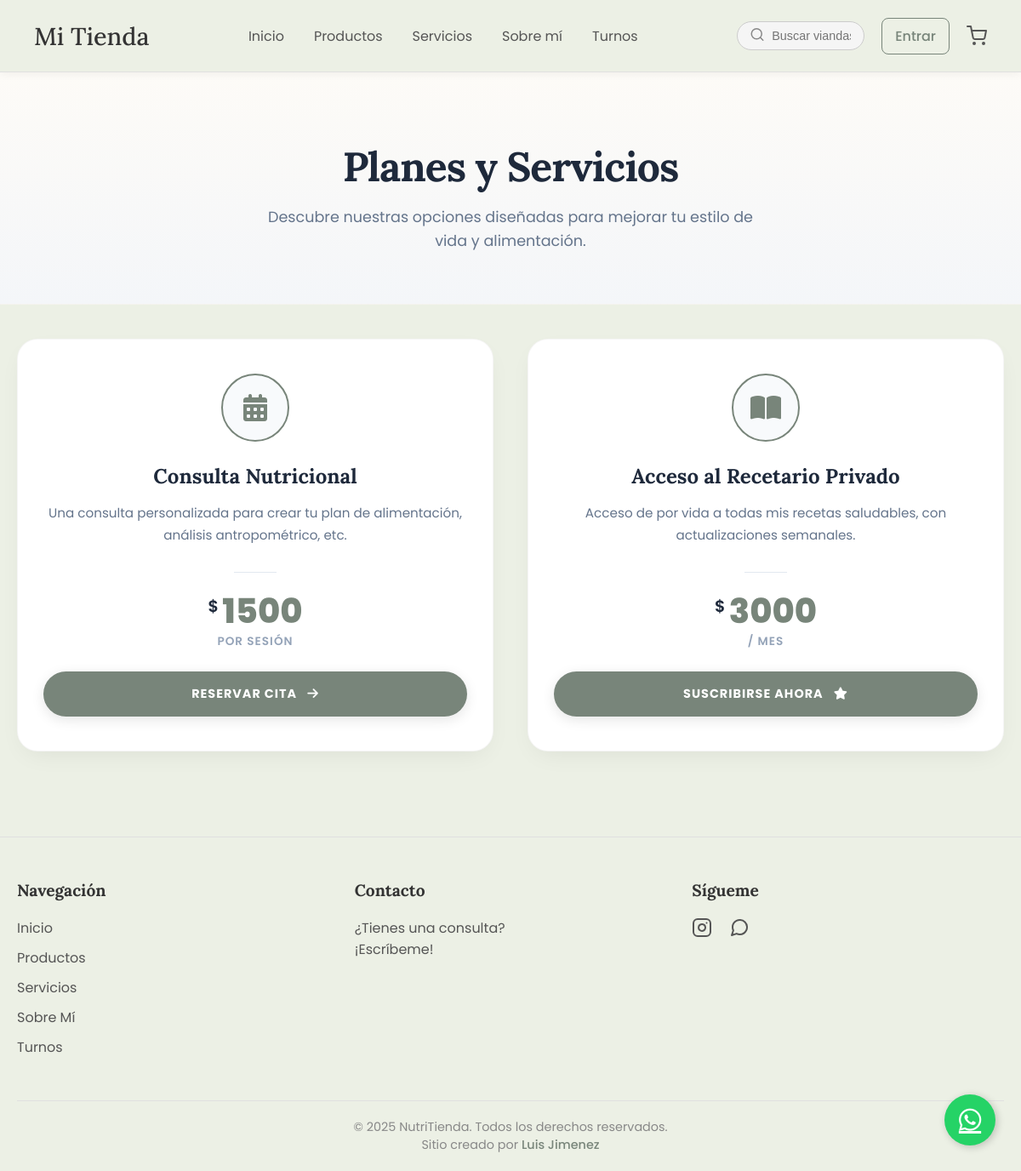
The page /servicios/ on the database as committed earlier.
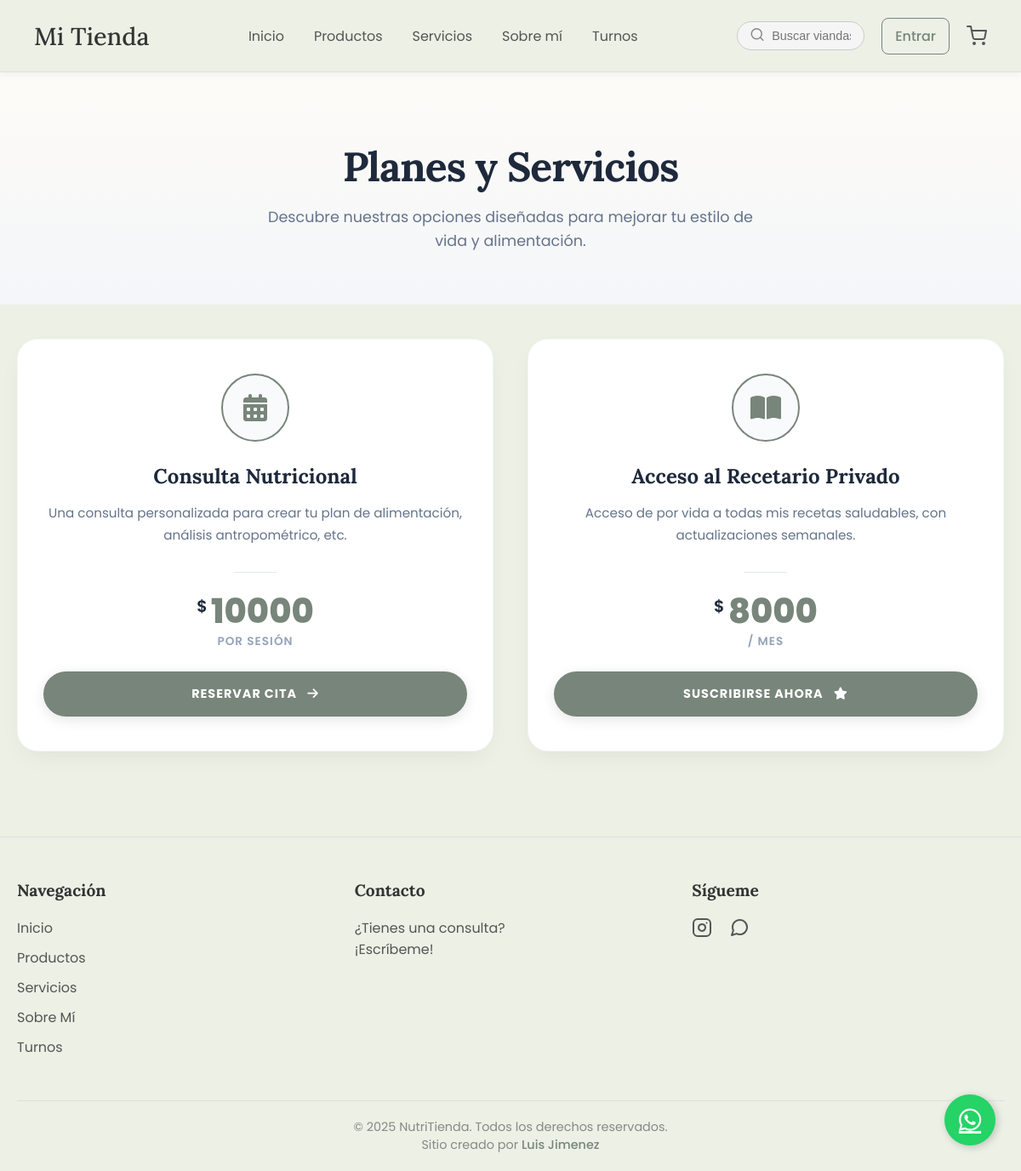
The same page on the database as committed later.
### configuracion/models.py (models this page shows, shortened)
class Servicio(models.Model):
    TIPO_SERVICIO_CHOICES = [
        ('TURNO', 'Consulta (Enlaza al Calendario de Turnos)'),
        ('RECETARIO', 'Recetario (Genera un Pago Directo)'),
    ]
    nombre = models.CharField(max_length=100, verbose_name="Nombre del Servicio")
    descripcion = models.TextField(verbose_name="Descripción Corta", help_text="Un párrafo corto explicando el servicio.")
    precio = models.DecimalField(max_digits=10, decimal_places=2, verbose_name="Precio (ej: 25000.00)")
    tipo_servicio = models.CharField(max_length=10, choices=TIPO_SERVICIO_CHOICES, default='TURNO', verbose_name="Tipo de Botón", help_text="Esto define qué hace el botón 'Contratar': enlazar al calendario o generar un pago.")
    icono = models.CharField(max_length=50, blank=True, null=True, verbose_name="Icono (Clase de Font Awesome)", help_text="Opcional. Ej: 'fas fa-calendar-alt' o 'fas fa-book-open'")
    orden = models.PositiveIntegerField(default=0, help_text="Define el orden de aparición (menor número primero).")
    activo = models.BooleanField(default=True, verbose_name="¿Mostrar este servicio en la página?")
    class Meta:
        verbose_name = "Servicio / Plan"
        verbose_name_plural = "Servicios / Planes"
        ordering = ['orden']

class AparienciaConfig(models.Model):
    logo_sitio = ProcessedImageField(
        upload_to='logos/',
        processors=[Transpose(), ResizeToFit(height=80)], # Redimensionar por altura (máx 80px de alto)
        format='PNG', # Conservar PNG para logos transparentes
        options={'quality': 90},
        blank=True, null=True, verbose_name="Logo del Sitio (Navbar)"
    )
    color_fondo_body = ColorField(default='#ECF0E5', verbose_name="Color de Fondo Principal")
    color_carrito_activo = ColorField(default='#E74C3C', verbose_name="Color Contador Carrito (con items)", help_text="Color del círculo numérico del carrito cuando tiene productos.")
    navbar_color_fondo = ColorField(default='#FFFFFF', verbose_name="Color de Fondo (Navbar y Footer)")
    navbar_color_enlaces = ColorField(default='#555555', verbose_name="Color de Texto (Enlaces del Nav)")
    class EstilosTarjeta(models.TextChoices):
        SIMPLE = 'simple', 'Estilo Simple (Actual)'
        HOT_SALE = 'hot_sale', 'Estilo "Hot Sale" (Con insignia)'
        HARVEST = 'harvest', 'Estilo "Harvest" (Vase)'
    estilo_tarjeta_producto = models.CharField(max_length=20, choices=EstilosTarjeta.choices, default=EstilosTarjeta.SIMPLE, verbose_name="Estilo de Tarjetas de Producto", help_text="Elige el diseño que se usará para mostrar los productos en el catálogo.")
    class FuentesTarjeta(models.TextChoices):
        DEFAULT = '"Poppins", sans-serif', 'Fuente Principal (Poppins)'
        SERIF = '"Lora", serif', 'Fuente Elegante (Lora)'
        MODERNA = '"Segoe UI", sans-serif', 'Fuente Moderna (Segoe UI)'
    fuente_tarjetas = models.CharField(max_length=50, choices=FuentesTarjeta.choices, default=FuentesTarjeta.DEFAULT, verbose_name="Tipografía de Tarjetas")
    color_titulo_tarjeta = ColorField(default='#18181B', verbose_name="Color Título (Tarjetas)")
    color_desc_tarjeta = ColorField(default='#52525B', verbose_name="Color Descripción (Tarjetas)")
    boton_color_principal_fondo = ColorField(default='#78857A', verbose_name="Color Principal (Botones)")
    boton_color_principal_texto = ColorField(default='#FFFFFF', verbose_name="Color de Texto (Botones)")
    boton_color_principal_hover = ColorField(default='#647066', verbose_name="Color Hover (Botones)")
    boton_color_secundario_borde = ColorField(default='#78857A', verbose_name="Color Secundario (Borde y Texto)")
    card_btn_principal_fondo = ColorField(default='#78857A', verbose_name="[Tarjeta] Color Principal (Fondo)")
    card_btn_principal_texto = ColorField(default='#FFFFFF', verbose_name="[Tarjeta] Color Principal (Texto)")
    card_btn_principal_hover = ColorField(default='#647066', verbose_name="[Tarjeta] Color Principal (Hover)")
    card_btn_secundario_borde = ColorField(default='#78857A', verbose_name="[Tarjeta] Color Secundario (Borde)")
    footer_col_contacto_titulo = models.CharField(max_length=50, default="Contacto", verbose_name="Título Columna Contacto")
    footer_col_contacto_texto = models.TextField(max_length=200, default="¿Tienes una consulta? <br> ¡Escríbeme!", verbose_name="Texto Columna Contacto", blank=True)
    footer_link_instagram = models.URLField(max_length=255, blank=True, null=True, verbose_name="Enlace Instagram", help_text="URL completa (ej: https://instagram.com/...)")
    footer_link_whatsapp = models.URLField(max_length=255, blank=True, null=True, verbose_name="Enlace WhatsApp", help_text="URL completa (ej: https://wa.me/123456...)")
    footer_texto_creditos = models.CharField(max_length=100, default="Luis Jiménez", verbose_name="Nombre Creador (Footer)")
    class Meta:
        verbose_name = "Configuración de Apariencia"
        verbose_name_plural = "Configuración de Apariencia"

class ConfigPrecio(models.Model):
    precio_consulta = models.DecimalField(
        max_digits=10, decimal_places=2,
        default=1500.00,
        verbose_name="Precio de Consulta (Turno)"
    )
    precio_recetario_mensual = models.DecimalField(
        max_digits=10, decimal_places=2,
        default=3000.00,
        verbose_name="Precio Recetario (Mensual)"
    )
    class Meta:
        verbose_name = "Configuración de Precios"
        verbose_name_plural = "Configuración de Precios"

### core/views.py (the view)
# urls.py: path('servicios/', views.servicios_view, name='servicios'),
def servicios_view(request):
    servicios = Servicio.objects.filter(activo=True).order_by('orden')
    config_precios = ConfigPrecio.objects.first()
    precio_consulta_global = config_precios.precio_consulta if config_precios else 1500.00
    precio_recetario_global = config_precios.precio_recetario_mensual if config_precios else 3000.00
    context = {
        'servicios': servicios,
        'precio_consulta_global': precio_consulta_global,
        'precio_recetario_global': precio_recetario_global
    }
    return render(request, 'core/servicios.html', context)

### templates/core/servicios.html (shortened to what this page needs)
{% extends 'base.html' %}
{% load static %}
{% block extra_css %}
<link rel="stylesheet" href="https://cdnjs.cloudflare.com/ajax/libs/font-awesome/6.4.0/css/all.min.css">
{% endblock %}
{% block content %}
<div class="servicios-hero">
    <h1>Planes y Servicios</h1>
    <p>Descubre nuestras opciones diseñadas para mejorar tu estilo de vida y alimentación.</p>
</div>
<div class="servicios-container">
    <div class="servicios-grid">
        {% for servicio in servicios %}
        <div class="servicio-card">
            <div class="icon-wrapper">
                <i class="{{ servicio.icono|default:'fas fa-star' }}"></i>
            </div>
            <h2 class="servicio-title">{{ servicio.nombre }}</h2>
            <div class="servicio-desc">
                {{ servicio.descripcion|linebreaks }}
            </div>
            <div class="divider"></div>
            <div class="price-tag">
                <span class="price-currency">$</span>
                <span class="price-amount">
                    {% if servicio.tipo_servicio == 'TURNO' %}
                        {{ precio_consulta_global|floatformat:0 }}
                    {% elif servicio.tipo_servicio == 'RECETARIO' %}
                        {{ precio_recetario_global|floatformat:0 }}
                    {% else %}
                        {{ servicio.precio|floatformat:0 }}
                    {% endif %}
                </span>
                {% if servicio.tipo_servicio == 'RECETARIO' %}
                    <span class="price-period">/ mes</span>
                {% elif servicio.tipo_servicio == 'TURNO' %}
                    <span class="price-period">por sesión</span>
                {% else %}
                    <span class="price-period">único</span>
                {% endif %}
            </div>
            {% if servicio.tipo_servicio == 'TURNO' %}
                <a href="{% url 'calendario' %}" class="btn-service">
                    Reservar Cita <i class="fas fa-arrow-right" style="margin-left: 8px;"></i>
                </a>
            {% elif servicio.tipo_servicio == 'RECETARIO' %}
                <a href="{% url 'checkout_recetario' %}" class="btn-service">
                    Suscribirse Ahora <i class="fas fa-star" style="margin-left: 8px;"></i>
                </a>
            {% else %}
                <span class="btn-service btn-disabled">Próximamente</span>
            {% endif %}
        </div>
        {% endfor %}
    </div>
</div>
{% endblock %}

### templates/base.html (shortened to what this page needs)
{% load static %}
<!DOCTYPE html>
<html lang="es">
<head>
    <link rel="stylesheet" href="https://cdnjs.cloudflare.com/ajax/libs/font-awesome/6.4.0/css/all.min.css">
    <link rel="stylesheet" href="{% static 'css/base/global.css' %}">
    <link rel="stylesheet" href="{% static 'css/components/card_hot_sale.css' %}">
    <link rel="stylesheet" href="{% static 'css/components/card_harvest.css' %}">
    <link rel="stylesheet" href="{% static 'css/components/card_simple.css' %}">
    {% block extra_css %}{% endblock %}
</head>
<body class="{% if user.is_staff %}has-admin-bar{% endif %}">
<header>
    {% include 'header_content.html' %}
</header>
<main>
    {% block content %}
    {% endblock %}
</main>
{% if apariencia_config.footer_link_whatsapp %}
<a href="{{ apariencia_config.footer_link_whatsapp }}" class="btn-wsp-flotante" target="_blank" aria-label="Chatear por WhatsApp">
    <i class="fab fa-whatsapp"></i>
</a>
{% endif %}
{% include 'footer_content.html' %}
</body>
</html>

### templates/header_content.html (shortened to what this page needs)
{% load static %}
<header class="navbar">
    <div class="nav-logo">
        <a href="{% url 'inicio' %}">
            {% if apariencia_config.logo_sitio %}
                <img src="{{ apariencia_config.logo_sitio.url }}" alt="Logo NutriTienda">
            {% else %}
                Mi Tienda
            {% endif %}
        </a>
    </div>
    <div class="nav-links">
        <a href="{% url 'inicio' %}" class="nav-link">Inicio</a>
        <a href="{% url 'lista_productos' %}" class="nav-link">Productos</a>
        <a href="{% url 'servicios' %}" class="nav-link">Servicios</a>
        <a href="{% url 'sobre_mi' %}" class="nav-link">Sobre mí</a>
        <a href="{% url 'calendario' %}" class="nav-link">Turnos</a>
    </div>
    <div class="nav-acciones">
        <form method="GET" action="{% url 'lista_productos' %}" class="search-container">
            <input type="text" name="q" class="search-input" placeholder="Buscar viandas...">
            <button type="submit" class="search-button">
                  <svg class="search-icon" xmlns="http://www.w3.org/2000/svg" width="18" height="18" viewBox="0 0 24 24" fill="none" stroke="currentColor" stroke-width="2" stroke-linecap="round" stroke-linejoin="round"><circle cx="11" cy="11" r="8"></circle><line x1="21" y1="21" x2="16.65" y2="16.65"></line></svg>
            </button>
        </form>
        {% if user.is_authenticated %}
            {% if user.is_staff %}
                <a href="{% url 'panel_home' %}" class="login-button" style="background:var(--color-btn-principal-fondo); color:white; border:none; margin-right:5px;">
                    <i class="fas fa-cog"></i> Panel
                </a>
            {% endif %}
            <a href="{% url 'profile' %}" class="login-button">Mi Cuenta</a>
            <a href="{% url 'account_logout' %}" class="nav-link">Salir</a>
        {% else %}
            <a href="{% url 'account_login' %}" class="login-button">Entrar</a>
        {% endif %}
        <a href="#" class="nav-carrito">
        </a>
    </div>
</header>

### templates/footer_content.html (shortened to what this page needs)
{% load static %}
<footer class="site-footer">
    <div class="footer-container">
        <div class="footer-column">
            <h4>Navegación</h4>
            <ul>
                <li><a href="{% url 'inicio' %}">Inicio</a></li>
                <li><a href="{% url 'lista_productos' %}">Productos</a></li>
                <li><a href="{% url 'servicios' %}">Servicios</a></li>
                <li><a href="{% url 'sobre_mi' %}">Sobre Mí</a></li>
                <li><a href="{% url 'calendario' %}">Turnos</a></li>
            </ul>
        </div>
        <div class="footer-column">
            <h4>{{ apariencia_config.footer_col_contacto_titulo|default:"Contacto" }}</h4>
            <p>{{ apariencia_config.footer_col_contacto_texto|safe|default:"¿Tienes una consulta? <br> ¡Escríbeme!" }}</p>
        </div>
        <div class="footer-column">
            <h4>Sígueme</h4>
            <div class="footer-social">
                {% if apariencia_config.footer_link_instagram %}
                <a href="{{ apariencia_config.footer_link_instagram }}" target="_blank" aria-label="Instagram">
                </a>
                {% endif %}
                {% if apariencia_config.footer_link_whatsapp %}
                <a href="{{ apariencia_config.footer_link_whatsapp }}" target="_blank" aria-label="WhatsApp">
                </a>
                {% endif %}
            </div>
        </div>
    </div>
    <div class="footer-bottom">
        <p>&copy; {% now "Y" %} NutriTienda. Todos los derechos reservados.</p>
        <p class="creator-credit">Sitio creado por <a href="#" target="_blank">{{ apariencia_config.footer_texto_creditos|default:"Luis Jiménez" }}</a></p>
    </div>
</footer>

Rows that differ between the two databases and show on the page:
shown differently, row unchanged: Servicio "Consulta Nutricional": precio_consulta_global "1500" → (not shown)
added ConfigPrecio: precio_consulta "10000", precio_recetario_mensual "8000"
shown differently, row unchanged: Servicio "Acceso al Recetario Privado": precio_recetario_global "3000" → (not shown)
